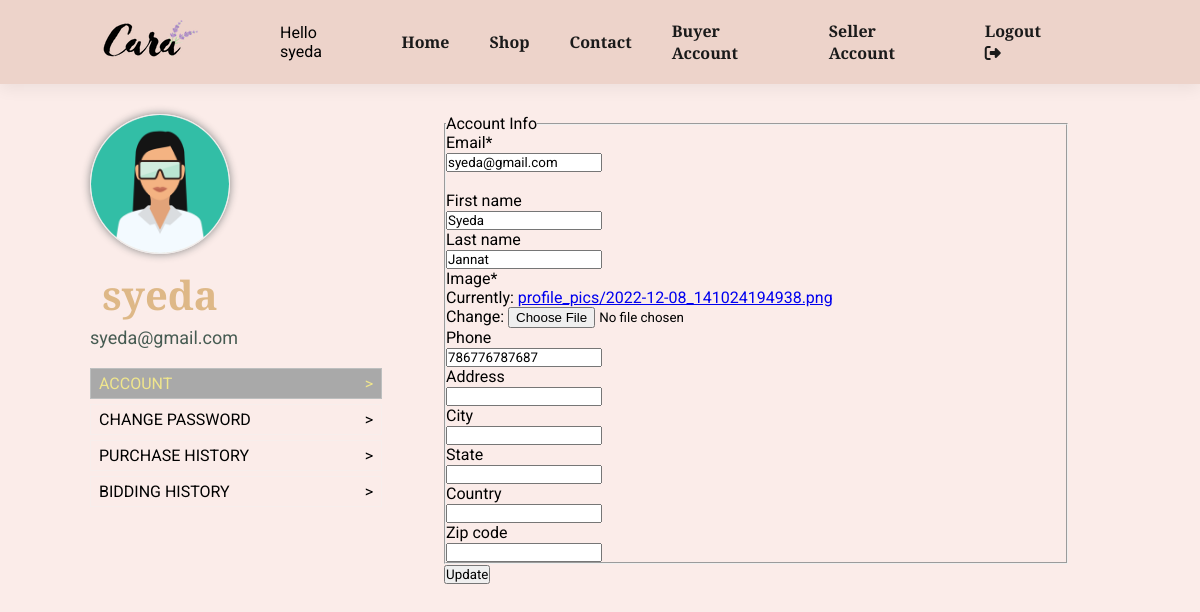
Screenshot of /buyer-account/ (signed in) with the database file from the repository.
### users/models.py (models this page shows, shortened)
class Account(models.Model):
    user = models.OneToOneField(User, on_delete=models.CASCADE)
    first_name = models.CharField(null=True,blank=True, max_length=150)
    last_name = models.CharField(null=True,blank=True, max_length=150)
    image = models.ImageField(default='profile_pics/default.jpg', upload_to= get_file_path)
    phone = models.CharField(null=True,blank=True, max_length=50)
    address = models.CharField(null=True,blank=True, max_length=150)
    city = models.CharField(null=True,blank=True, max_length=80)
    state = models.CharField(null=True,blank=True, max_length= 80)
    country = models.CharField(null=True,blank=True, max_length=80)
    zip_code = models.CharField(null=True,blank=True, max_length=50)
    created_at = models.DateField(auto_now_add=True)
    warnings = models.IntegerField(default=0)

### store/views.py (the view)
# urls.py: path('buyer-account/', views.buyer_account, name="buyer_account"),
def buyer_account(request):
    if(request.method == 'POST'):
        u_form = UserUpdateForm(request.POST, instance=request.user)
        p_form = AccountUpdateForm(request.POST, request.FILES, instance=request.user.account)
        if(u_form.is_valid() and p_form.is_valid()):
            u_form.save()
            p_form.save()
            messages.success(request, f'Your Account has been updated')
            return redirect('account')
        else:
            messages.success(request, f'Something is Wrong!!')
    else:
        u_form = UserUpdateForm(instance=request.user)
        p_form = AccountUpdateForm(instance=request.user.account)
    context = {
        'u_form' : u_form,
        'p_form' : p_form
    }
    return render(request, 'store/buyer/buyer_account.html', context)

### users/forms.py
class UserUpdateForm(forms.ModelForm):
    email = forms.EmailField()
    class Meta:
        model = User
        fields = ['email']

class AccountUpdateForm(forms.ModelForm):
    class Meta:
        model = Account
        fields = ['first_name', 'last_name', 'image', 'phone', 'address', 'city', 'state', 'country', 'zip_code']

### store/templates/store/buyer/buyer_account.html (shortened to what this page needs)
{% extends "store/base.html" %}
{% load static %}
{% load crispy_forms_tags %}
{% block content %}
    <div class="section-p1">
        <div class="buyer_account_page">
            <div class="buyer_profile">
                <div class="buyer_profile_detail">
                    <img src="{{ user.account.image.url }}">
                    <h2> {{ user.username }}</h2>
                    <p> {{ user.email }} </p>
                </div>
                <br>
                <ul class="buyer_account_options">
                    <li class="profile_active"><a href="{% url 'buyer_account' %}"> Account <span> > </span></a></li>
                    <li><a href="#" class=""> Change Password <span> > </span></a></li>
                    <li><a href="{% url 'buyer_purchase_history' %}" class=""> Purchase History <span> > </span></a></li>
                    <li><a href="{% url 'buyer_bidding_history' %}" class=""> Bidding History  <span> > </span></a></li>
                </ul>
            </div>
            <div class="buyer_account_detail">
                <div id="get_profile_info">
                    <form method="POST" enctype="multipart/form-data">
                        <fieldset>
                            <legend> Account Info</legend>
                            {{ u_form | crispy }}
                            <br>
                            {{ p_form | crispy }}
                        </fieldset>
                        <button type="submit"> Update  </button>
                    </form>
                </div>
            </div>
{% endblock content%}

### store/templates/store/base.html (shortened to what this page needs)
{% load static %}
<!DOCTYPE html>
<html>
    <head>
        <link rel="stylesheet" href="https://cdnjs.cloudflare.com/ajax/libs/font-awesome/6.1.1/css/all.css"/>
        <link href='https://css.gg/shopping-bag.css' rel='stylesheet'>
        <link rel="stylesheet" href="https://cdnjs.cloudflare.com/ajax/libs/font-awesome/4.7.0/css/font-awesome.min.css">
        <link rel="stylesheet" href="{% static 'store/store_styles.css' %}">
        <link rel="stylesheet" href="{% static 'store/category_styles.css' %}">
        <link rel="stylesheet" href="{% static 'store/products_details_styles.css' %}">
        <link rel="stylesheet" href="{% static 'store/cart_styles.css' %}">
        <link rel="stylesheet" href="{% static 'store/account_styles.css' %}">
        <link rel="stylesheet" href="{% static 'store/checkOut_styles.css' %}">
        <link rel="stylesheet" href="{% static 'store/search_styles.css' %}">
        <link rel="stylesheet" href="{% static 'store/review_modal.css' %}">
        <link rel="stylesheet" href="{% static 'store/buyer_account_styles.css' %}">
        <link rel="stylesheet" href="{% static 'store/seller_account.css' %}">
        <link rel="stylesheet" href="//cdn.jsdelivr.net/npm/alertifyjs@1.13.1/build/css/alertify.min.css"/>
        <link rel="stylesheet" href="//cdn.jsdelivr.net/npm/alertifyjs@1.13.1/build/css/themes/default.min.css"/>
    </head>
    <body>
        <section id="header">
            <a href="{% url 'store-home' %}"><img src="{% static 'store/media/logo.png' %}" class="logo"></a>
            <div>
                <ul id="navbar">
                    <li> Hello {{ user.username }} </li>
                    <li><a href="{% url 'store-home' %}"  class="{% if request.resolver_match.url_name == 'store-home' %}active{% endif %}">Home</a></li>
                    <li><a href="{% url 'store-categories' %}" class="{% if request.resolver_match.url_name == 'store-categories' %}active{% endif %}">Shop</a></li>
                    <li><a href="#">Contact</a></li>
                    {% if user.is_authenticated %}
                    <li><a href=" {% url 'buyer_account' %}" class="{% if request.resolver_match.url_name == 'profile' %}active{% endif %}">Buyer Account</a></li>
                    <li><a href=" {% url 'seller_account' %}" class="{% if request.resolver_match.url_name == 'profile' %}active{% endif %}">Seller Account</a></li>
                    <li><a href="{% url 'logout' %}">Logout <i class="fas fa-sign-out-alt"></i></a></li>
                    {% endif %}
                </ul>
            </div>
        </section>
        {% block content %}
        {% endblock content %}
    </body>
</html>

### store/static/store/store_styles.css (style rules this page uses)
* { margin: 0; padding: 0; box-sizing: border-box; font-family: 'Josefin Slab', 'Roboto', sans-serif; }
:root { --main-bg-color: #ebcfc4d2; --body-bg-color: #f5d1c866; }
body { width: 100%; background-color: var(--body-bg-color); }
h2 { font-size: 40px; line-height: 54px; color: black; }
p { font-size: 18px; color: #465b52; }
.section-p1 { padding: 30px 80px; }
#header { display: flex; align-items: center; justify-content: space-between; padding: 20px 80px; background-color: var(--main-bg-color); box-shadow: 0px 5px 15px rgba(0,0,0,0.06); z-index: 300; position: sticky; top: 0; left: 0; }
#navbar { display: flex; justify-content: center; align-items: center; }
#navbar li { list-style: none; padding: 0px 20px; position: relative; }
#navbar li a { text-decoration: none; font-size: 16px; font-weight: 600; color: #1a1a1a; transition: 0.3s ease; }

### store/static/store/cart_styles.css (style rules this page uses)
.logo { padding: 0 20px; }

### store/static/store/account_styles.css (style rules this page uses)
.form-group { display: flex; width: 65%; flex-direction: column; align-content: stretch; }

### store/static/store/buyer_account_styles.css (style rules this page uses)
.buyer_account_page { display: flex; justify-content: space-between; }
.buyer_account_page .buyer_profile { width: 30%; }
.buyer_account_page .buyer_account_detail { width: 60%; }
.buyer_account_page .buyer_profile .buyer_profile_detail { width: 140px; height: 165px; margin: 0 10px; margin-bottom: 60px; text-align: center; overflow: none; }
.buyer_account_page .buyer_profile .buyer_profile_detail img { width: 100%; height: 140px; border: 1px solid #eee; border-radius: 50%; box-shadow: 0px 0px 8px #888888; object-fit: cover; }
.buyer_account_page .buyer_profile .buyer_profile_detail h2 { color: burlywood; margin-top: 10px; margin-bottom: 5px; }
.buyer_account_page .buyer_profile ul { list-style: none; padding: 10px; }
.buyer_account_page .buyer_profile ul li { margin-bottom: 5px; }
.buyer_account_page .buyer_profile ul li a { color: black; text-decoration: none; text-transform: uppercase; border: 1px solid rgba(236, 240, 241, 0.3); text-align: left; padding: 5px 8px; display: block; }
.buyer_account_page .buyer_profile ul li a span { float: right; }
.profile_active > a { color: khaki !important; background-color: darkgray; }
.profile_active { color: khaki !important; background-color: darkgray; }

### rows the page displays
Account: first_name "Syeda", last_name "Jannat", phone "786776787687"

### other values shown
{{ user.username }} "syeda"
{{ user.email }} "syeda@gmail.com"
